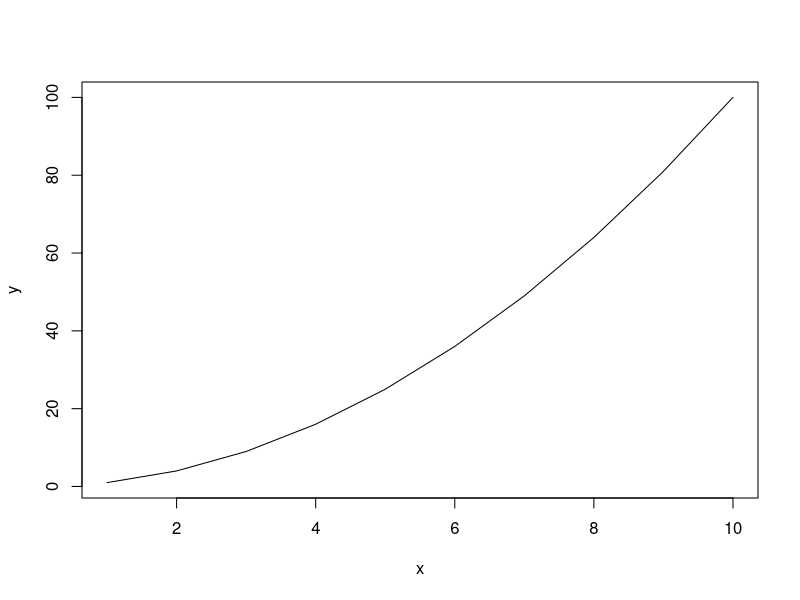

The R source for this figure:
## ---- chunk 1

plot(y~x, data = data.frame(x = 1:10, y = (1:10)^2), type = "l")

